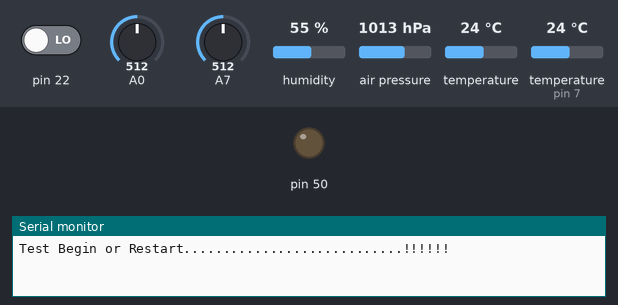
This sketch was run on a simulated Arduino Mega 2560, built with avr-gcc and run on an emulated ATmega2560. On the bench: output pins drawn as LEDs (lit = HIGH), the last lines printed to the serial monitor. Inputs (shaded band) come from the test bench; at power-on: pin 22 LOW, A0 = 512, A7 = 512, humidity 55 %, air pressure 1013 hPa, temperature 24 °C, temperature (sensor on pin 7) 24 °C.

Above: at 0.1 s.
At 2.2 s:
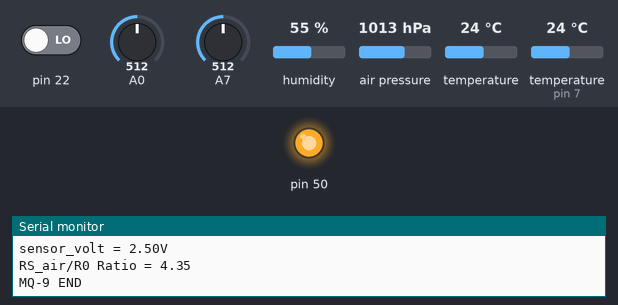
Timing chart, 0 to 3.7 s (numbered marks = the images above):
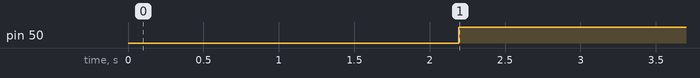

Measured:
- by itself, pin 50: LOW → HIGH at 2.2 s

The sketch:

Combined_sketch_jun09a.ino
```cpp
int cycle = -10;
#include "DHT.h"           //DHT11
#define DHTPIN 7           //DHT11
#define DHTTYPE DHT11      //DHT11
DHT dht(DHTPIN, DHTTYPE);  //DHT11
float temper,t2,t3,t4,t5,t6,t7,t8,t9,t10;
boolean fl_temp=LOW;
boolean fl_air=LOW;
boolean fl_inf=LOW;
boolean fl_pres=LOW;
boolean fl_humd=LOW;
int fl_alert=0;
int sensorValue;   //mq135
int digitalValue;  //mq135

#include <SFE_BMP180.h>    //BMP180
#include <Wire.h>          //BMP180
SFE_BMP180 pressure;       //BMP180
#define ALTITUDE 1655.0    //BMP180

float sumis;
float pres;
double T,P,p0,a;                   //BMP-180

void setup() {
  // put your setup code here, to run once:
Serial.begin(9600);
Serial.println(F("Test Begin or Restart............................!!!!!!"));   //Test Begin
  dht.begin();             //DHT11

pinMode(50,OUTPUT);
pressure.begin();
}

void loop() {
  // put your main code here, to run repeatedly:
  delay(2000);
  float h = dht.readHumidity();             //DHT11
  float f = dht.readTemperature(true);      //DHT11
float hif = dht.computeHeatIndex(f, h);
sensorValue = analogRead(0);                //mq135  // read analog input pin 0
digitalValue = digitalRead(22);             //mq135

 float sensor_volt;                                    //mq9
 float RS_air;                                         //mq9     //  Rs in clean air
 float R0;                                             //mq9     // R0 in 1000 ppm LPG
 float sensorValue_mq;                                 //mq9
 float ratio;                                          //mq9
//Average  MQ-9                                        //mq9
 sensorValue_mq = analogRead(A7);                      //mq9
 sensor_volt = ((float)sensorValue_mq/1024)*5.0;       //mq9
 RS_air = (5.0-sensor_volt)/sensor_volt;               //mq9 // Depend on RL on yor module
 R0 = 0.23;                                            //mq9 // According to MQ9 Calculated test Value
 ratio = RS_air/R0;                                    //mq9 //ratio = RS/R0
//Average_end MQ-9                                     //mq9

Serial.print("\n\nNew Cycle : "); //check
Serial.println(cycle);
  pressure.startPressure(3);         //BMP-180
  pressure.startTemperature();
  pressure.getTemperature(T);
  pressure.getPressure(P,T);         //BMP-180
  float temp = dht.readTemperature();   //DHT11
  temp = temp * 1.8 + 32;               // convert Celsius to Farenheit
  //delay(2000);
  Serial.println("\n");
  Serial.println("DHT-11");
  Serial.print("Temperature: "); //DHT11
  Serial.print(temp);               //DHT11
  //Serial.print(hif);             //DHT11
  Serial.println(F("°F"));       //DHT11
  Serial.println("DHT-11 END \n\n");
  Serial.println("MQ-135");
  Serial.print("Air Quality :  ");
  Serial.println(sensorValue, DEC);     //mq135   // prints the value read
  Serial.println("MQ-135   END \n\n");
  Serial.println("MQ-9");
  Serial.print("sensor_volt = ");                       //mq9
  Serial.print(sensor_volt);                            //mq9
  Serial.println("V");                                  //mq9
  Serial.print("RS_air/R0 Ratio = ");                   //mq9
  Serial.println(ratio);                                //mq9
  Serial.println("MQ-9 END \n\n");
  Serial.println("BMP-180");
  Serial.print(P*0.0295333727,2);
  Serial.println(" inHg");
  Serial.println("BMP-180 END\n\n");


 // delay(5000);                                                      //Delay


  //t2=temper;
  //Serial.println(t2);              Used while testing...
  t10=t9;
  //Serial.println(t10);
  t9=t8;
  t8=t7;
  t7=t6;
  //Serial.println(t7);
  t6=t5;
  t5=t4;
  //Serial.println(t6);
  t4=t3;
  t3=t2;
  temper = dht.readTemperature();
  temper = temper * 1.8 + 32;
  Serial.print("Temper  ");
  Serial.println(temper);
  t2=temper;

  sumis=temper+t2+t3+t4+t5+t6+t7+t8+t9+t10;
  float humd = dht.readHumidity();
  float air = sensorValue;
  float sum = sumis;
  float pres = P*0.0295333727;

float mean;
mean = sumis/10;           // Count of values for calculating mean is 10
float bug;
bug = temp-mean;
float zscore;
zscore = bug/7;            //Standard Deviation to be 7
//////////////////////////////Values and flag check - Part 1
float ub=0.10;             //Upper Bound for Z-Score

if(cycle>=0){
if(ub<zscore){
  fl_temp=HIGH;
  }
}
if(air>700){
    fl_air=HIGH;
    }
    if(ratio<5){
      fl_inf=HIGH;
      }
      if(humd<50){
        fl_humd=HIGH;
        }
        if(pres>40){
          fl_pres=HIGH;
          }
fl_alert=fl_temp+fl_air+fl_inf+fl_humd+fl_pres;
if(fl_alert>0){
digitalWrite(50,HIGH);
}
/////////////////////////////////End of Values check - part 1
Serial.print("Z-Score  ");
Serial.println(zscore);
Serial.print("Mean ");
Serial.println(mean);
Serial.print("Flag Temp  ");
Serial.println(fl_temp);
Serial.print("Flag Air  ");
Serial.println(fl_air);
Serial.print("Flag Inf  ");
Serial.println(fl_inf);
Serial.print("Flag Pres  ");
Serial.println(fl_pres);
Serial.print("Flag Humd  ");
Serial.println(fl_humd);
Serial.print("Flag Alert  ");
Serial.println(fl_alert);
cycle= cycle+1;           //Cycle Increment
//delay(5000);                                                      //Delay
}
```
